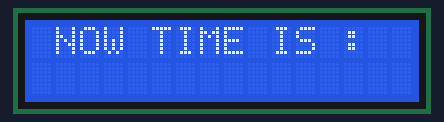
A sketch run on a simulated ESP8266 (NodeMCU). Shown: 16×2 character LCD. WiFi joins after 1.5 s; servers stay silent unless stated; what the sketch prints to the serial monitor is not drawn.

Above: at 0.1 s.
At 2.6 s:
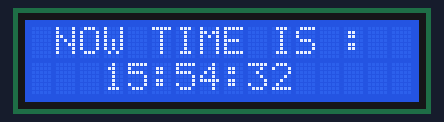
At 32.6 s:
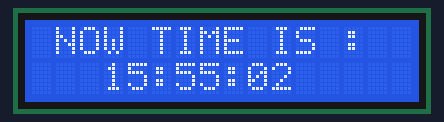
At 62.6 s:
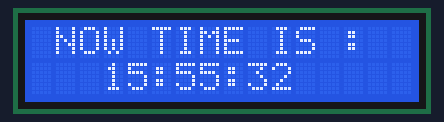
At 92.6 s:
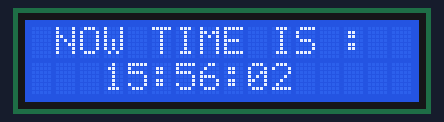
At 122.6 s:
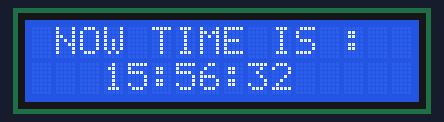

The sketch:

NODE_MCU_REAL_TIME_NTP.ino
```cpp
#include <ESP8266WiFi.h>
#include <WiFiUdp.h>
#include <LiquidCrystal.h>

LiquidCrystal lcd(D8,D7,D6,D5,D4,D3);

#ifndef STASSID
#define STASSID "sourav"
#define STAPSK  "12345678"
#endif

const char * ssid = STASSID;
const char * pass = STAPSK;

unsigned int localPort = 2390;      // local port to listen for UDP packets

IPAddress timeServerIP;
const char* ntpServerName = "in.pool.ntp.org";////////////////////CAN CHANGE THE SERVER//////////////////////////////

const int NTP_PACKET_SIZE = 48; // NTP time stamp is in the first 48 bytes of the message

byte packetBuffer[ NTP_PACKET_SIZE]; //buffer to hold incoming and outgoing packets

// A UDP instance to let us send and receive packets over UDP
WiFiUDP udp;

void setup() {
  Serial.begin(9600);
  lcd.begin(16,2);
  lcd.setCursor(0,0);
  lcd.print(" NOW TIME IS : ");

  WiFi.mode(WIFI_STA);
  WiFi.begin(ssid, pass);

  while (WiFi.status() != WL_CONNECTED) {
   // Serial.print('.');
    delay(500);
  }

  udp.begin(localPort);
}

void loop() {
  WiFi.hostByName(ntpServerName, timeServerIP);

  sendNTPpacket(timeServerIP); // send an NTP packet to a time server
  delay(1000);

  int cb = udp.parsePacket();
  if (!cb) {
    //Serial.println("no packet yet");
  }
  else {
    //Serial.print("packet received, length=");
    //Serial.println(cb);
    udp.read(packetBuffer, NTP_PACKET_SIZE); // read the packet into the buffer

    //the timestamp starts at byte 40 of the received packet and is four bytes,
    // or two words, long. First, esxtract the two words:

    unsigned long highWord = word(packetBuffer[40], packetBuffer[41]);
    unsigned long lowWord = word(packetBuffer[42], packetBuffer[43]);
    // combine the four bytes (two words) into a long integer

    /////////////// this is NTP time (seconds since Jan 1 1900)://///////////////////////////////////////////////////////
    unsigned long secsSince1900 = highWord << 16 | lowWord;

    ////////////// Unix time starts on Jan 1 1970. In seconds, that's 2208988800:.........70 years in sec. = 2208988800///////
    const unsigned long seventyYears = 2208988800UL;
    /////////////Unix time (GMT) = NTP time - (1970-1900)/////////////////////////////////////////////////////////////////////////
    unsigned long epoch = secsSince1900 - seventyYears + 19800;///////19800 = 5 hrs. + 30 mins.//////FOR INDIA TIME = GMT+05:30:00
    /// UTC is the time at Greenwich Meridian (GMT)


//.............................................................................................................................
     Serial.print(epoch);////////////UTC + 5:30:00/////////////////SEND TIME AS SECOND/////////////////////////////////////

//..................HOUR...................................................................................................
    //Serial.print((epoch  % 86400L) / 3600); ///////////HOUR = (UTC % 1 DAY) / 1 HOUR........1 DAY = 86400 SEC.
    int hr = (epoch  % 86400L) / 3600 ;
    if (hr <10){
        lcd.setCursor(3,1);
        lcd.print('0');
        lcd.setCursor(4,1);
        lcd.print(hr);
    }
    else {
        lcd.setCursor(3,1);
        lcd.print(hr);
    }

   // Serial.print(':');
    lcd.setCursor(5,1);
    lcd.print(':');

//.................MINUTE...................................................................................................
    if (((epoch % 3600) / 60) < 10) {
      // In the first 10 minutes of each hour, we'll want a leading '0'
      //Serial.print('0');
      lcd.setCursor(6,1);
      lcd.print('0');
      lcd.setCursor(7,1);
      lcd.print((epoch  % 3600) / 60);////////////////MIN = (UTC % 1 HOUR) / 1 MIN...........1 Hr. = 3600 Sec.
    }
    else {
    //Serial.print((epoch  % 3600) / 60);
    lcd.setCursor(6,1);
    lcd.print((epoch  % 3600) / 60);
    }

    //Serial.print(':');
    lcd.setCursor(8,1);
    lcd.print(':');

//..................SECOND.............................................................................................
    if ((epoch % 60) < 10) {
      // In the first 10 seconds of each minute, we'll want a leading '0'
      //Serial.print('0');
      lcd.setCursor(9,1);
      lcd.print('0');
      lcd.setCursor(10,1);
      lcd.print(epoch % 60);
    }
    else {
      //Serial.println(epoch % 60); /////////SEC = UTC % 1 SEC.
      lcd.setCursor(9,1);
      lcd.print(epoch % 60);
    }
  }
  //......................................................................................................................

  delay(29000);
}


// send an NTP request to the time server at the given address
void sendNTPpacket(IPAddress& address) {
  //Serial.println("sending NTP packet...");
  // set all bytes in the buffer to 0
  memset(packetBuffer, 0, NTP_PACKET_SIZE);
  // Initialize values needed to form NTP request
  // (see URL above for details on the packets)
  packetBuffer[0] = 0b11100011;   // LI, Version, Mode
  packetBuffer[1] = 0;     // Stratum, or type of clock
  packetBuffer[2] = 6;     // Polling Interval
  packetBuffer[3] = 0xEC;  // Peer Clock Precision
  // 8 bytes of zero for Root Delay & Root Dispersion
  packetBuffer[12]  = 49;
  packetBuffer[13]  = 0x4E;
  packetBuffer[14]  = 49;
  packetBuffer[15]  = 52;

  // all NTP fields have been given values, now
  // you can send a packet requesting a timestamp:
  udp.beginPacket(address, 123); //NTP requests are to port 123
  udp.write(packetBuffer, NTP_PACKET_SIZE);
  udp.endPacket();
}
```

Measured:
- what the display in image 1 shows lasts 30.0 s, from 2.6 s to 32.6 s
